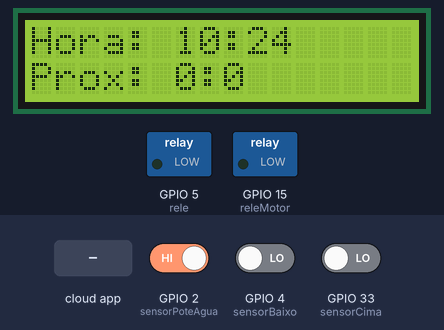
Bench run of a sketch on a simulated ESP32. Shown: 16×2 character LCD, switched loads named in the sketch (green lamp = pin HIGH). Inputs (shaded band) come from the test bench; at power-on: GPIO 2 (sensorPoteAgua) HIGH, GPIO 33 (sensorCima) LOW, GPIO 4 (sensorBaixo) LOW. WiFi joins after 1.5 s; servers stay silent unless stated; the local clock reads 2024-03-15 10:24:30 at power-on unless the sketch sets it; the Firebase database answers and starts empty; what the sketch prints to the serial monitor is not drawn.

Above: at 3.2 s.
3.3 s: GPIO 2 (sensorPoteAgua) driven LOW
At 4.9 s:
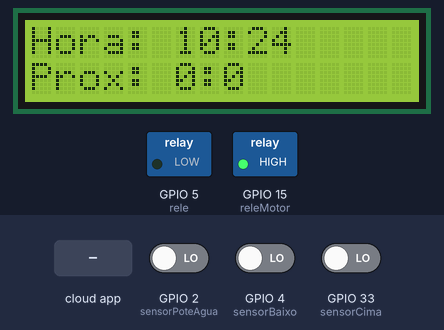
5.2 s: GPIO 2 (sensorPoteAgua) driven HIGH
At 6.0 s:
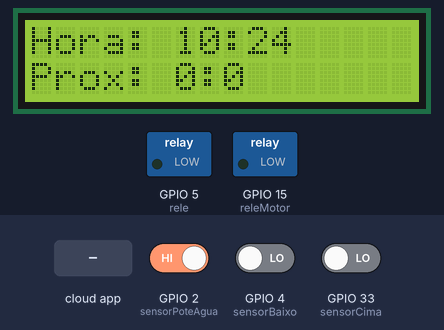
9.5 s: the phone or cloud app sets horaAlimentacao1 to 1
At 11.9 s:
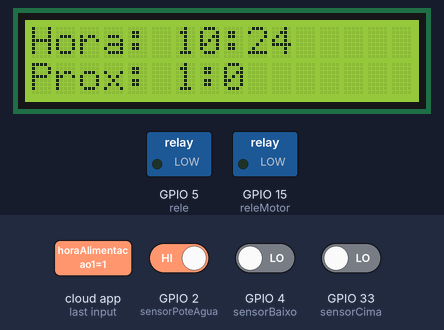
12.2 s: the phone or cloud app sets minAlimentacao to 1
At 13.4 s:
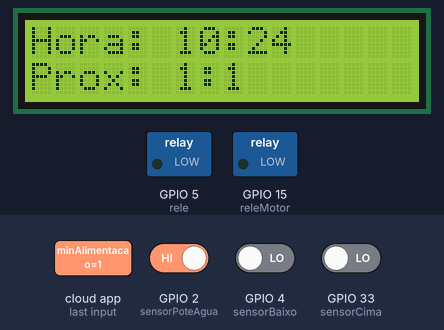
14.4 s: the phone or cloud app sets horaAlimentacao1 to 0
At 16.8 s:
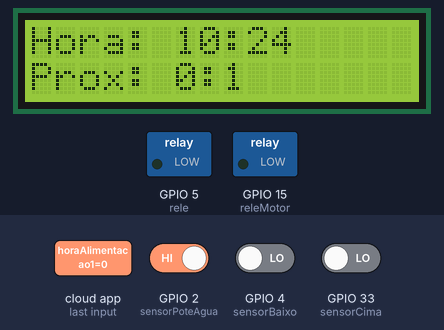
17.6 s: GPIO 33 (sensorCima) driven HIGH
Timing chart, 0 to 20.6 s (numbered marks = the images above; inputs shaded):
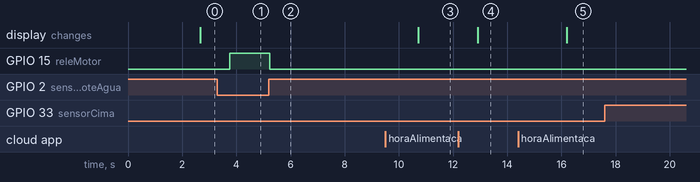

The sketch:

ESP32_-_TCC.ino
```cpp
#include <ArduinoJson.h>


#include <Wire.h> //lib para conexao de portas i2c
#include <WiFi.h> //lib de wifi
#include "RTClib.h" //lib para modulo de relogio
#include <IOXhop_FirebaseESP32.h>
#include <LiquidCrystal_I2C.h>
#include <Ultrasonic.h>


// Set these to run example.
#define FIREBASE_HOST "nodemcu-8c8b9.firebaseio.com"
#define FIREBASE_AUTH "NCto0QZk7wkMgd0mdhZKTCHihHFNqEcxd1Ra1M6f"
#define WIFI_SSID "matheuslima"
#define WIFI_PASSWORD "M@theus123000"
#define TRIG_PIN 2
#define ECHO_PIN 15
const int portaLDR = 35;

RTC_DS3231 rtc;

int totalColumns = 16;
int totalRows = 2;
#define DOUT 14                                              // Pin connected to HX711 data output pin
#define CLK  12


 // passar a quantidade do firebase

int releMotor = 15;
int rele = 5;
int demosComida1, demosComida2;


LiquidCrystal_I2C lcd(0x27, totalColumns, totalRows);


char daysOfTheWeek[7][12] = {"Domingo", "Segunda", "Terça", "Quarta", "Quinta", "Sexta", "Sábado"};


int sensorPoteAgua = 2;
int sensorBaixo = 4;
int sensorCima = 33;
int leitura;


void encherPoteAgua(){

  boolean estado = digitalRead(sensorPoteAgua);
  Serial.println(estado);
  while(estado == false) {
    Serial.print("enchendo a agua");
    digitalWrite(releMotor, HIGH);
    estado = digitalRead(sensorPoteAgua);
  }
    Serial.println("desliga relé");
     digitalWrite(releMotor, LOW);
  Firebase.set("poteAgua", estado);

}


void setup() {

  pinMode(releMotor, OUTPUT);
  pinMode(rele, OUTPUT);
  digitalWrite(rele, LOW);
  digitalWrite(releMotor, LOW);
  pinMode(sensorPoteAgua, INPUT);
  pinMode(sensorBaixo, INPUT);
  pinMode(sensorCima, INPUT);
  pinMode(portaLDR, INPUT);


    demosComida1 = 0;
    demosComida2 = 0;

   Serial.begin(9600);
   lcd.init();
   lcd.backlight();


  if (! rtc.begin()) {
    Serial.println("Couldn't find RTC");
    while (1);
  }

  if (rtc.lostPower()) {
    Serial.println("RTC lost power, lets set the time!");
    // following line sets the RTC to the date & time this sketch was compiled
  //rtc.adjust(DateTime(F(__DATE__), F(__TIME__)));
    // This line sets the RTC with an explicit date & time, for example to set
    // January 21, 2014 at 3am you would call:
  // rtc.adjust(DateTime(2019, 9, 01, 10, 27, 0));
  }


  // put your setup code here, to run once:
  WiFi.begin(WIFI_SSID, WIFI_PASSWORD);
  Serial.print("connecting");
  while (WiFi.status() != WL_CONNECTED) {
    Serial.print(".");
    delay(500);
  }


  Serial.print("iniciando firebase");

  Firebase.begin(FIREBASE_HOST, FIREBASE_AUTH);


}

void loop() {


   encherPoteAgua();

   DateTime now = rtc.now();

   int horaAtual = now.hour();
   int minutoAtual = now.minute();


 int horaAlimentacao1 = Firebase.getInt("/horaAlimentacao1");
 int minutoAlimentacao1 = Firebase.getInt("/minAlimentacao");
 int horaAlimentacao2 = Firebase.getInt("/horaAlimentacao2");
 int minutoAlimentacao2 = Firebase.getInt("/minAlimentacao2");
 bool qtdAlimentacao = Firebase.getBool("/qtdAlim");


  int sensor = digitalRead(sensorBaixo);
  int segundoSensor = digitalRead(sensorCima);

  if (sensor == 0 && segundoSensor == 0) {
    Firebase.setInt("/reservatorio", 0);
  } else if (sensor == 1 && segundoSensor == 0) {
    Firebase.setInt("/reservatorio", 1);
  }else if(sensor == 1 && segundoSensor == 1) {
    Firebase.setInt("/reservatorio", 2);
  }


 if(horaAtual == horaAlimentacao1 && minutoAtual == minutoAlimentacao1 && demosComida1 == 0) {
  delay(2000);
     leitura = analogRead(portaLDR);
    lcd.clear();
    lcd.setCursor(0,0);
    lcd.print("Verificando...");
   delay(5000);
           while(leitura > 3000) {
            lcd.setCursor(0,1);
            lcd.print("Alimentando :)");
            digitalWrite(rele, HIGH);
            delay(12000);
            digitalWrite(rele, LOW);
            delay(5000);
            leitura = analogRead(portaLDR);

           }
         lcd.setCursor(0,1);
         lcd.print("Pote cheio :(");
         digitalWrite(rele, LOW);
      demosComida1 = 1;

      delay(2000);
      lcd.clear();
   }

   if(horaAtual == horaAlimentacao2 && minutoAtual == minutoAlimentacao2 && demosComida2 == 0 && qtdAlimentacao == 1) {
      delay(2000);
       leitura = analogRead(portaLDR);
      Serial.println(leitura);
      lcd.clear();
      lcd.setCursor(0,0);
      lcd.print("Verificando...");
       delay(5000);
      while(leitura > 3000) {
        lcd.setCursor(0,1);
        lcd.print("Alimentando :)");
        digitalWrite(rele, HIGH);
        delay(12000);
        digitalWrite(rele, LOW);
        delay(5000);
        leitura = analogRead(portaLDR);

      }
          lcd.setCursor(0,1);
          lcd.print("Pote cheio");
      digitalWrite(rele, LOW);
      demosComida2 = 1;
    delay(2000);
    lcd.clear();


   }

   if(demosComida1 == 0 || demosComida1 == 1 && qtdAlimentacao == 0) {


      int Hora = (now.hour());
      int Min = (now.minute());
      String horario = "Hora: ";
      String fim = "";


      String prox = "Prox: ";
      String fimAlimentacao = prox + horaAlimentacao1 + ":" + minutoAlimentacao1;

        fim = (horario + Hora + ":" + Min);
         lcd.clear();
        lcd.setCursor(0,0);
        lcd.print(fim);
        lcd.setCursor(0,1);
        lcd.print(fimAlimentacao);


   }

    if (demosComida1 == 0 || demosComida1 == 1 && demosComida2 == 1 ){

      int Hora = (now.hour());
      int Min = (now.minute());
      String horario = "Hora: ";
      String fim = "";


      String prox = "Prox: ";
      String fimAlimentacao = prox + horaAlimentacao1 + ":" + minutoAlimentacao1;

        fim = (horario + Hora + ":" + Min);
        lcd.clear();
        lcd.setCursor(0,0);
        lcd.print(fim);
        lcd.setCursor(0,1);
        lcd.print(fimAlimentacao);

  }

  if (demosComida1 == 1 && demosComida2 == 0 && qtdAlimentacao == 1){
    lcd.clear();
    lcd.print("Alimentação: " + horaAlimentacao2 + minutoAlimentacao2);

    int Hora2 = (now.hour());
      int Min2 = (now.minute());
      String horario2 = "Hora: ";
      String fim2 = "";


      String prox2 = "Prox: ";
      String fimAlimentacao2 = prox2 + horaAlimentacao2 + ":" + minutoAlimentacao2;

        fim2 = (horario2 + Hora2 + ":" + Min2);
        lcd.setCursor(0,0);
        lcd.print(fim2);
        lcd.setCursor(0,1);
        lcd.print(fimAlimentacao2);

  }


  if (horaAtual == 0 && minutoAtual == 0){
    demosComida1 = 0;
    demosComida2 = 0;
  }


}
```

Measured:
- after the input at 3.3 s, GPIO 15 (releMotor): LOW → HIGH after 0.46 s
- after the input at 5.2 s, GPIO 15 (releMotor): HIGH → LOW at once
- after the input at 9.5 s, the display: changes after 1.2 s (image 3)
- after the input at 12.2 s, the display: changes after 0.71 s (image 4)
- after the input at 14.4 s, the display: changes after 1.8 s (image 5)
